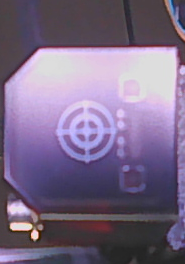
#> input picture klipper_setup/image_build/overlays/stage2/99-klipperpi/files/eddy_sift_body_template.png, 185 x 264 px
$ python -i vision_four_fiducials.py   (imports and definitions only)   (older library calls are emulated)
#> lines starting #> are read from the running program, lines starting #| are printed output that depends on the picture
#> further down, picture is the input picture: shape (264, 185, 3); mean B, G, R 134.9, 106.3, 122.1
#!/usr/bin/env python3
"""Locate the coded fiducial patch and detect its four ring fiducials."""

from __future__ import annotations

import itertools
import math
from typing import Any

import cv2
import numpy as np

PATCH_SIZE_MM = 14.0
FIDUCIAL_SPACING_MM = 8.0
LOCATOR_MARKER_ID = 42
LOCATOR_MARKER_SIDE_MM = 3.8
LOCATOR_MARKER_CENTER_MM = PATCH_SIZE_MM / 2.0

EXPECTED_EDGE_LENGTH_PX = 80.0
EDGE_LENGTH_TOLERANCE_FRACTION = 0.5
MAX_SIDE_BALANCE_FRACTION = 0.18
MIN_LOCATOR_MARKER_SIDE_PX = 20.0
MAX_PATCH_OUTSIDE_FRACTION = 0.02
# Keep the historical radius sanity check; square geometry and the
# ArUco-projected ROI do the primary false-quartet rejection.
MAX_RADIUS_RATIO = 2.0
CIRCLE_SEARCH_PADDING_PX = 50
MAX_EXHAUSTIVE_QUARTET_CANDIDATES = 32
CIRCLE_CENTER_REFINE_PX = 6.0
ARUCO_FALLBACK_SCALE = 1.25

_PATCH_CORNERS_MM = np.asarray(
    [
        [0.0, 0.0],
        [PATCH_SIZE_MM, 0.0],
        [PATCH_SIZE_MM, PATCH_SIZE_MM],
        [0.0, PATCH_SIZE_MM],
    ],
    dtype=np.float32,
)
_LOCATOR_CORNERS_MM = np.asarray(
    [
        [
            LOCATOR_MARKER_CENTER_MM - LOCATOR_MARKER_SIDE_MM / 2.0,
            LOCATOR_MARKER_CENTER_MM - LOCATOR_MARKER_SIDE_MM / 2.0,
        ],
        [
            LOCATOR_MARKER_CENTER_MM + LOCATOR_MARKER_SIDE_MM / 2.0,
            LOCATOR_MARKER_CENTER_MM - LOCATOR_MARKER_SIDE_MM / 2.0,
        ],
        [
            LOCATOR_MARKER_CENTER_MM + LOCATOR_MARKER_SIDE_MM / 2.0,
            LOCATOR_MARKER_CENTER_MM + LOCATOR_MARKER_SIDE_MM / 2.0,
        ],
        [
            LOCATOR_MARKER_CENTER_MM - LOCATOR_MARKER_SIDE_MM / 2.0,
            LOCATOR_MARKER_CENTER_MM + LOCATOR_MARKER_SIDE_MM / 2.0,
        ],
    ],
    dtype=np.float32,
)
_FIDUCIAL_CENTERS_MM = np.asarray(
    [[3.0, 3.0], [11.0, 3.0], [3.0, 11.0], [11.0, 11.0]],
    dtype=np.float32,
)


class FourFiducialError(ValueError):
    pass


def _angle_deg(vector: np.ndarray) -> float:
    return math.degrees(math.atan2(float(vector[1]), float(vector[0])))


def _cross_2d(left: np.ndarray, right: np.ndarray) -> float:
    return float(left[0] * right[1] - left[1] * right[0])


# [204 lines left out: functions order_quad, _geometry_details, quad_geometry, find_four_fiducials, not called in this run]


def _aruco_detector() -> Any:
    aruco = getattr(cv2, "aruco", None)
    if aruco is None:
        raise FourFiducialError("OpenCV ArUco support is unavailable")
    dictionary = aruco.getPredefinedDictionary(aruco.DICT_4X4_50)
    # OpenCV 4.6 on the Raspberry Pi exposes both APIs, but the newer
    # constructor can segfault inside detectMarkers.  Prefer the legacy
    # factory when available and keep detector threading bounded on the Pi.
    cv2.setNumThreads(1)
    if hasattr(aruco, "DetectorParameters_create"):
        parameters = aruco.DetectorParameters_create()
    else:
        parameters = aruco.DetectorParameters()
    if hasattr(parameters, "cornerRefinementMethod"):
        parameters.cornerRefinementMethod = aruco.CORNER_REFINE_SUBPIX
    if hasattr(aruco, "ArucoDetector"):
        return aruco.ArucoDetector(dictionary, parameters)
    return dictionary, parameters


def _detect_aruco(image: np.ndarray) -> tuple[list[np.ndarray], np.ndarray | None]:
    detector = _aruco_detector()
    gray = cv2.cvtColor(image, cv2.COLOR_BGR2GRAY)
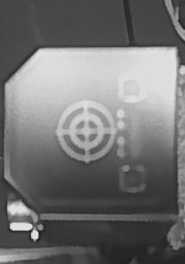
#> gray: shape (264, 185); min 27, max 231, mean 114.3
    # The locator is only a few dozen pixels wide in live XY captures. A
    # small blur suppresses camera noise and compression ringing around the
    # marker cells without introducing a memory-heavy pyramid or upscaled
    # image. This matters especially at the low-Z XY capture height.
    gray = cv2.GaussianBlur(gray, (3, 3), 0)

    def detect(source: np.ndarray):
        if isinstance(detector, tuple):
            aruco = cv2.aruco
            return aruco.detectMarkers(source, detector[0], parameters=detector[1])
        return detector.detectMarkers(source)

    corners, ids, rejected = detect(gray)
#> corners = (); ids = None; rejected = ([[143, 195], [128, 196], [122, 194], [139, 192]], [[147, 182], [148, 183], [148, 187], [147, 187]], [[179, 66], [179, 68], [177, 70], [177, 68]])

    # At the low-Z XY capture height the marker is only about 34 px wide.
    # Some frames contain a perfectly visible marker whose cell boundaries
    # are nevertheless too small for the native detector.  Retry only when
    # the desired marker was not found; this keeps the usual path at native
    # resolution and bounds the extra memory to one temporary grayscale
    # image.  Map the successful corners back to original image coordinates.
    marker_found = ids is not None and any(
        int(marker_id) == LOCATOR_MARKER_ID for marker_id in ids.reshape(-1)
    )
#> marker_found = False
    if not marker_found:
        scale = ARUCO_FALLBACK_SCALE
        enlarged = cv2.resize(
            gray, None, fx=scale, fy=scale, interpolation=cv2.INTER_CUBIC
        )
        enlarged_corners, enlarged_ids, enlarged_rejected = detect(enlarged)
#> enlarged_corners = (); enlarged_ids = None; enlarged_rejected = ([[146, 222], [147, 223], [147, 229], [146, 229]], [[195, 158], [200, 158], [201, 159], [196, 159]])
        if enlarged_ids is not None:
            corners = [
                np.asarray(marker_corners, dtype=np.float32) / scale
                for marker_corners in enlarged_corners
            ]
            ids = enlarged_ids
            rejected = enlarged_rejected
        del enlarged
    return corners, ids


# [8 lines left out: function _project_points, not called in this run]


def locate_fiducial_patch(image: np.ndarray) -> dict[str, Any]:
    """Locate the coded patch in a full camera frame."""

    corners, ids = _detect_aruco(image)
#> corners = ()
    if ids is None:
#> (the run stopped early here; a loop or call above may not have finished)
